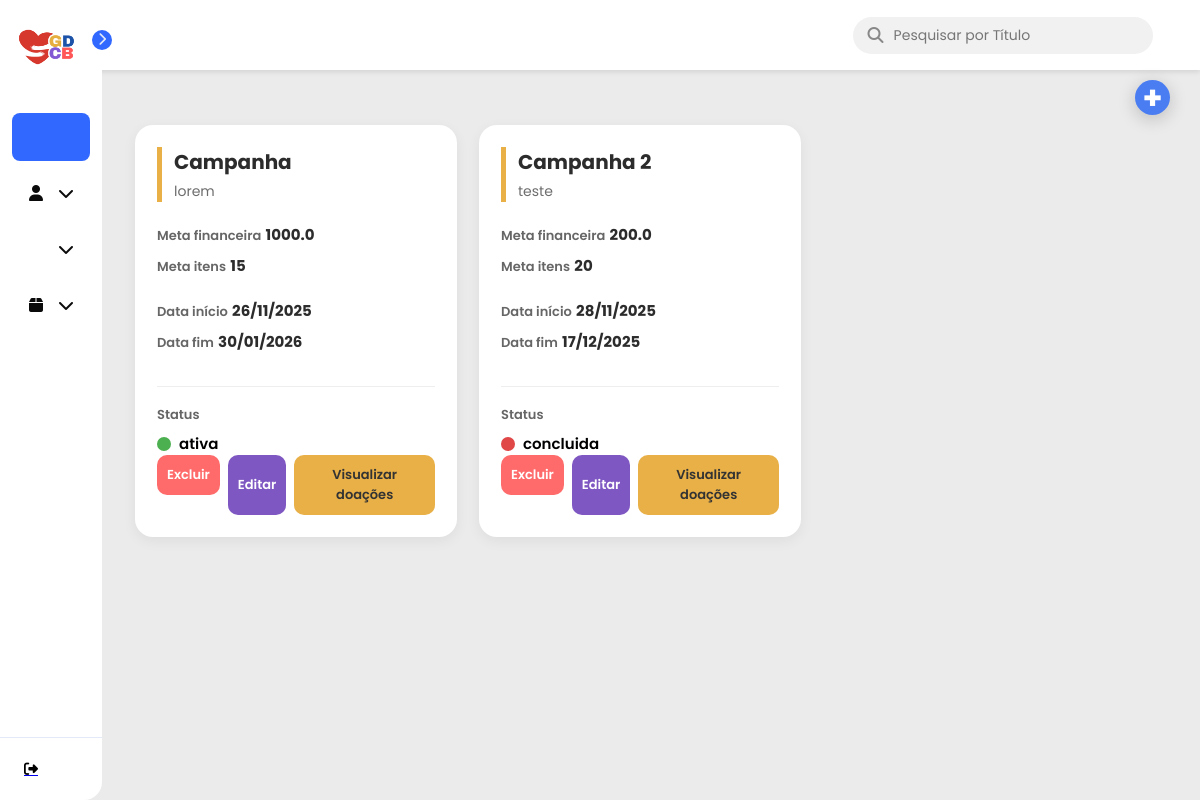
The page /campanhas/ (signed in) on the database as committed earlier.
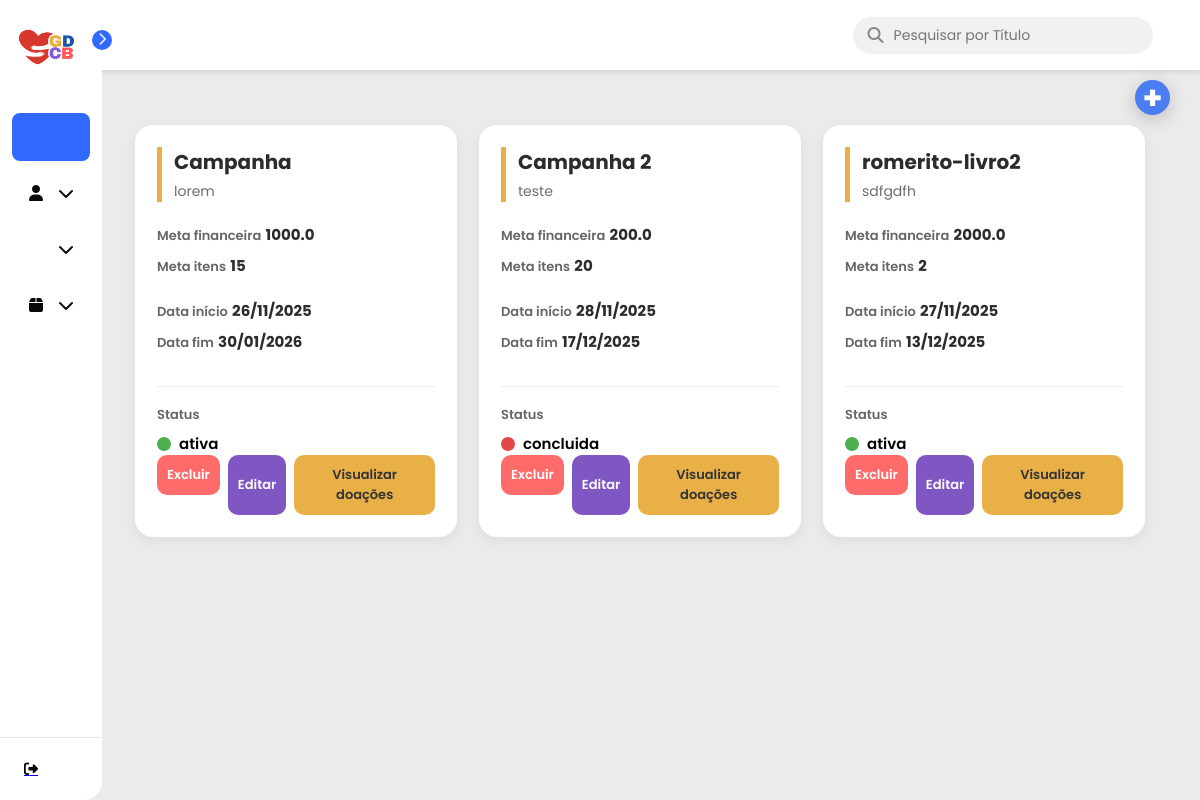
The same page on the database as committed later.
### models.py (models this page shows)
class Campanha(SQLModel, table=True):
    __tablename__ = "campanhas"
    id: Optional[int] = Field(default=None, primary_key=True)
    titulo: str
    descricao: str
    meta_financeira: float | None = None
    meta_itens: int | None = None
    data_inicio: Optional[date]
    data_fim: Optional[date]
    status: str
    data_criacao: date = Field(default_factory=date.today)
    categoria_id: Optional[int] = Field(default=None, foreign_key="categorias.id")
    admin_id: int = Field(foreign_key="admin.id")
    admin: Optional["Admin"] = Relationship(back_populates="campanhas")
    doacoes: List["Doacao"] = Relationship(back_populates="campanha")
    relatorios: List["Relatorio"] = Relationship(back_populates="campanha")

### controllers/campanhas.py (the view)
@router.get("/", response_class=HTMLResponse)
def listar_campanhas(
    request: Request,
    search: str | None = None,
    session: Session = Depends(get_session),
    user: dict = Depends(get_current_user)
):
    query = select(Campanha).where(Campanha.admin_id == user["id"])
    if search:
        search_term = f"%{search}%"
        query = query.where(
            (Campanha.titulo.ilike(search_term)) |
            (Campanha.descricao.ilike(search_term))
        )
    campanhas = session.exec(query).all()
    return templates.TemplateResponse(
        "card_campanha.html",
        {"request": request, "campanhas": campanhas, "search": search}
    )

### templates/card_campanha.html (shortened to what this page needs)
{% extends 'base.html' %}
{% block head %}
    <link rel="stylesheet" href="{{ url_for('static', path='/card_campanha.css') }}">
    <link rel="stylesheet" href="{{ url_for('static', path='/cadastro_campanha.css') }}">
{% endblock %}
{% block content %}
    <div class="top-actions" style="margin-bottom: 20px;">
        <button id="openModalBtn" class="btn-add" style="padding: 10px 15px; cursor: pointer;">
            +
        </button>
    </div>
    <div class="cards-container">
        {% for campanha in campanhas %}
            <div class="card-campanha">
                <div class="card-header">
                    <h3 class="campanha-titulo">{{ campanha.titulo }}</h3>
                    <p class="campanha-descricao">{{ campanha.descricao }}</p>
                </div>
                <div class="card-body">
                    <div class="info-bloco metas">
                        <div class="info-item">
                            <span class="label">Meta financeira</span>
                            <span class="valor">{{ campanha.meta_financeira }}</span>
                        </div>
                        <div class="info-item">
                            <span class="label">Meta itens</span>
                            <span class="valor">{{ campanha.meta_itens }}</span>
                        </div>
                    </div>
                    <div class="info-bloco datas">
                        <div class="info-item">
                            <span class="label">Data início</span>
                            <span class="valor-data">{{ campanha.data_inicio.strftime('%d/%m/%Y') if campanha.data_inicio else '-' }}</span>
                        </div>
                        <div class="info-item">
                            <span class="label">Data fim</span>
                            <span class="valor-data">{{ campanha.data_fim.strftime('%d/%m/%Y') if campanha.data_fim else '-' }}</span>
                        </div>
                    </div>
                    <div class="info-bloco status-row">
                        <span class="label">Status</span>
                        <div class="status-display">
                            <div class="status-indicator {{ campanha.status | lower }}"></div>
                            <span class="status-texto">{{ campanha.status }}</span>
                        </div>
                    </div>
                </div>
                <div class="card-footer">
                    <form action="/campanhas/deletar/{{ campanha.id }}" method="post" style="display: inline;">
                        <button type="submit" class="btn btn-excluir" onclick="return confirm('Tem certeza que deseja EXCLUIR a campanha {{ campanha.titulo }}?')">
                            Excluir
                        </button>
                    </form>
                    <button
                            class="btn btn-editar"
                            onclick="openEditModal(
                                {{ campanha.id }},
                                '{{ campanha.titulo }}',
                                '{{ campanha.descricao }}',
                                {{ campanha.meta_financeira }},
                                {{ campanha.meta_itens }},
                                '{{ campanha.data_inicio.strftime('%Y-%m-%d') if campanha.data_inicio else '' }}',
                                '{{ campanha.data_fim.strftime('%Y-%m-%d') if campanha.data_fim else '' }}',
                                '{{ campanha.status }}'
                            )">
                        Editar
                    </button>
                    <button class="btn btn-visualizar">Visualizar doações</button>
                </div>
            </div>
        {% endfor %}
    </div>
{% endblock %}

### templates/base.html (shortened to what this page needs)
<!DOCTYPE html>
<html lang="pt-br">
<head>
    <link rel="stylesheet" href="https://cdnjs.cloudflare.com/ajax/libs/font-awesome/6.5.1/css/all.min.css" />
    <link rel="stylesheet" href="{{ url_for('static', path='/base.css') }}">
    <link href='https://cdn.boxicons.com/fonts/basic/boxicons.min.css' rel='stylesheet'>
    {% block head %}{% endblock %}
</head>
<body>
    <header class="top-header">
        <div class="search-bar">
            <i class="fa-solid fa-magnifying-glass search-icon"></i>
            <input
                id="searchInput"
                type="text"
                placeholder="Pesquisar por Título "
                value="{{ request.query_params.get('search') if request.query_params.get('search') else '' }}"
            >
        </div>
    </header>
    <nav id="sidebar">
        <div id="sidebar_content">
            <div id="user">
                <a href="{{ url_for('dashboard') }}">
                    <img src="../static/assets/logo.png" id="user_avatar" alt="Avatar">
                </a>
            </div>
            <ul id="side_items">
                <li class="side-item active">
                    <a href="{{ url_for('dashboard') }}">
                        <i class='bx  bx-home'></i>
                    </a>
                </li>
                <li class="side-item has-submenu">
                    <a href="#" class="submenu-toggle">
                        <i class="fa-solid fa-user"></i>
                        <i class="fa-solid fa-chevron-down arrow"></i>
                    </a>
                </li>
                <li class="side-item has-submenu">
                    <a href="#" class="submenu-toggle">
                        <i class='bx  bxs-handshake' style='color:#050404; font-size: 22px;'></i>
                        <i class="fa-solid fa-chevron-down arrow"></i>
                    </a>
                </li>
                <li class="side-item has-submenu">
                    <a href="#" class="submenu-toggle">
                        <i class="fa-solid fa-box"></i>
                        <i class="fa-solid fa-chevron-down arrow"></i>
                    </a>
                </li>
            </ul>
            <button id="open_btn">
                <i id="open_btn_icon" class="fa-solid fa-chevron-right"></i>
            </button>
        </div>
        <div id="logout">
            <a href="{{ url_for('logout') }}">
                <button id="logout_btn">
                    <i class="fa-solid fa-right-from-bracket"></i>
                </button>
            </a>
        </div>
    </nav>
    <main>
        {% block content %}
        {% endblock %}
    </main>
</body>
</html>

### static/base.css (style rules this page uses)
* { margin: 0; padding: 0; box-sizing: border-box; font-family: 'Poppins', sans-serif; }
body { display: flex; min-height: 100vh; background-color: #ebebeb; }
#sidebar { display: flex; flex-direction: column; justify-content: space-between; background-color: #ffffff; height: 100vh; border-radius: 0px 18px 18px 0px; position: fixed; left: 0; top: 0; transition: all .5s; min-width: 82px; z-index: 20; }
#sidebar_content { padding: 12px; }
#user { display: flex; align-items: center; gap: 8px; margin-bottom: 24px; }
#user_avatar { width: 70px; height: 70px; object-fit: cover; border-radius: 20px; }
#side_items { display: flex; flex-direction: column; gap: 8px; list-style: none; }
.side-item { border-radius: 8px; padding: 14px; cursor: pointer; }
.side-item.active { background-color: #3168ff; }
.side-item a { text-decoration: none; display: flex; align-items: center; justify-content: center; color: #0a0a0a; }
.side-item.active a { color: #e3e9f7; }
.side-item a i { display: flex; align-items: center; justify-content: center; width: 20px; height: 20px; }
#logout { border-top: 1px solid #e3e9f7; padding: 12px; }
#logout_btn { border: none; padding: 12px; font-size: 14px; display: flex; gap: 20px; align-items: center; border-radius: 8px; text-align: start; cursor: pointer; background-color: transparent; }
#open_btn { position: absolute; top: 30px; right: -10px; background-color: #3168ff; color: #e3e9f7; border-radius: 100%; width: 20px; height: 20px; border: none; cursor: pointer; }
#open_btn_icon { transition: transform .3s ease; }
.has-submenu .arrow { margin-left: auto; transition: transform 0.3s; }
.top-header { background-color: #ffffff; padding: 15px 30px; display: flex; justify-content: space-between; align-items: center; position: fixed; top: 0; right: 0; left: 82px; height: 70px; box-shadow: 0 2px 5px rgba(0, 0, 0, 0.1); z-index: 10; transition: left 0.5s; }
.search-bar { display: flex; align-items: center; background-color: #f1f1f1; border-radius: 20px; padding: 8px 15px; width: 300px; margin-left: 70%; }
.search-bar input { border: none; background-color: transparent; outline: none; margin-left: 10px; font-size: 14px; width: 100%; }
.search-bar .search-icon { color: #888; }
main { padding: 100px 30px 30px 30px; margin-left: 0; padding-left: 110px; width: 100%; }

### static/card_campanha.css (style rules this page uses)
.top-actions { position: fixed; top: 80px; right: 30px; z-index: 999; margin-bottom: 20px; }
.btn-add { width: 35px; height: 35px; display: flex; align-items: center; justify-content: center; background-color: #4a7df2; color: #fff; border: none; border-radius: 50%; font-size: 32px; font-weight: 700; cursor: pointer; transition: transform .2s ease, background .2s ease; box-shadow: 0px 4px 18px rgba(0,0,0,0.20); }
.cards-container { display: grid; grid-template-columns: repeat(auto-fill, minmax(300px, 1fr)); gap: 22px; padding: 25px; }
.card-campanha { background: #ffffff; border-radius: 18px; padding: 22px; display: flex; flex-direction: column; min-height: 330px; box-shadow: 0 4px 14px rgba(0, 0, 0, 0.06); transition: transform .15s ease, box-shadow .2s ease; }
.card-header { border-left: 5px solid #E8B047; padding-left: 12px; margin-bottom: 20px; }
.campanha-titulo { font-size: 20px; font-weight: 700; margin: 0; color: #2c2c2c; }
.campanha-descricao { font-size: 14px; color: #6d6d6d; margin-top: 4px; }
.card-body { display: flex; flex-direction: column; gap: 14px; }
.info-item { margin-bottom: 6px; }
.label { font-size: 13px; font-weight: 600; color: #666; }
.valor, .valor-data { font-size: 15px; font-weight: 700; color: #2c2c2c; }
.status-row { margin-top: 12px; padding-top: 14px; border-top: 1px solid #eee; }
.status-display { display: flex; align-items: center; gap: 8px; margin-top: 6px; }
.status-indicator { width: 14px; height: 14px; border-radius: 50%; }
.status-indicator.ativa { background: #4CAF50; }
.status-indicator.concluida { background: #E04747; }
.status-texto { font-size: 15px; font-weight: 600; }
.card-footer { margin-top: auto; display: flex; justify-content: space-between; gap: 8px; }
.btn { padding: 10px 10px; border: none; border-radius: 10px; font-size: 13px; font-weight: 600; cursor: pointer; transition: background .2s ease, transform .15s ease; }
.btn-excluir { background: #ff6b6b; color: #fff; }
.btn-editar { background: #7e57c2; color: #fff; }
.btn-visualizar { background: #e8b047; color: #333; }

Rows that differ between the two databases and show on the page:
added Campanha: titulo "romerito-livro2", descricao "sdfgdfh", meta_financeira "2000.0", meta_itens "2", data_inicio "27/11/2025", data_fim "13/12/2025", status "ativa"
